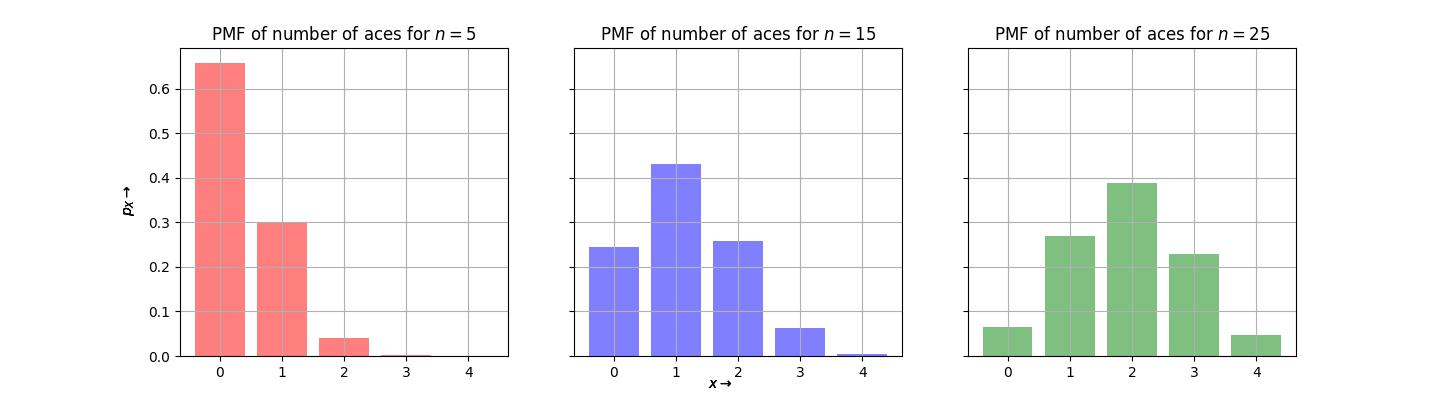

Write the Python code that produced this figure.
import matplotlib.pyplot as plt
import numpy as np
from scipy.stats import hypergeom

N, m = 52, 4
n = [5, 15, 25]
x = np.arange(0, m+1)

cols = ['r', 'b', 'g']
fig, ax = plt.subplots(1,len(n),figsize=(4.8*len(n),4), sharey=True)

for i in range(len(n)):
    rv = hypergeom(N, m, n[i])
    ax[i].bar(x, rv.pmf(x), alpha=0.5, color=cols[i])
    ax[i].set_title('PMF of number of aces for $n={}$'.format(int(n[i])))
    ax[i].grid()

    fig.text(0.5, 0.04, r'$x\rightarrow$', ha='center', va='center')
    fig.text(0.09, 0.5, r'$p_X\rightarrow$', ha='center', va='center', rotation='vertical')

plt.savefig("Python projects/visualization of probability distributions/Hyper_Geom_distribution.jpg")
plt.show()